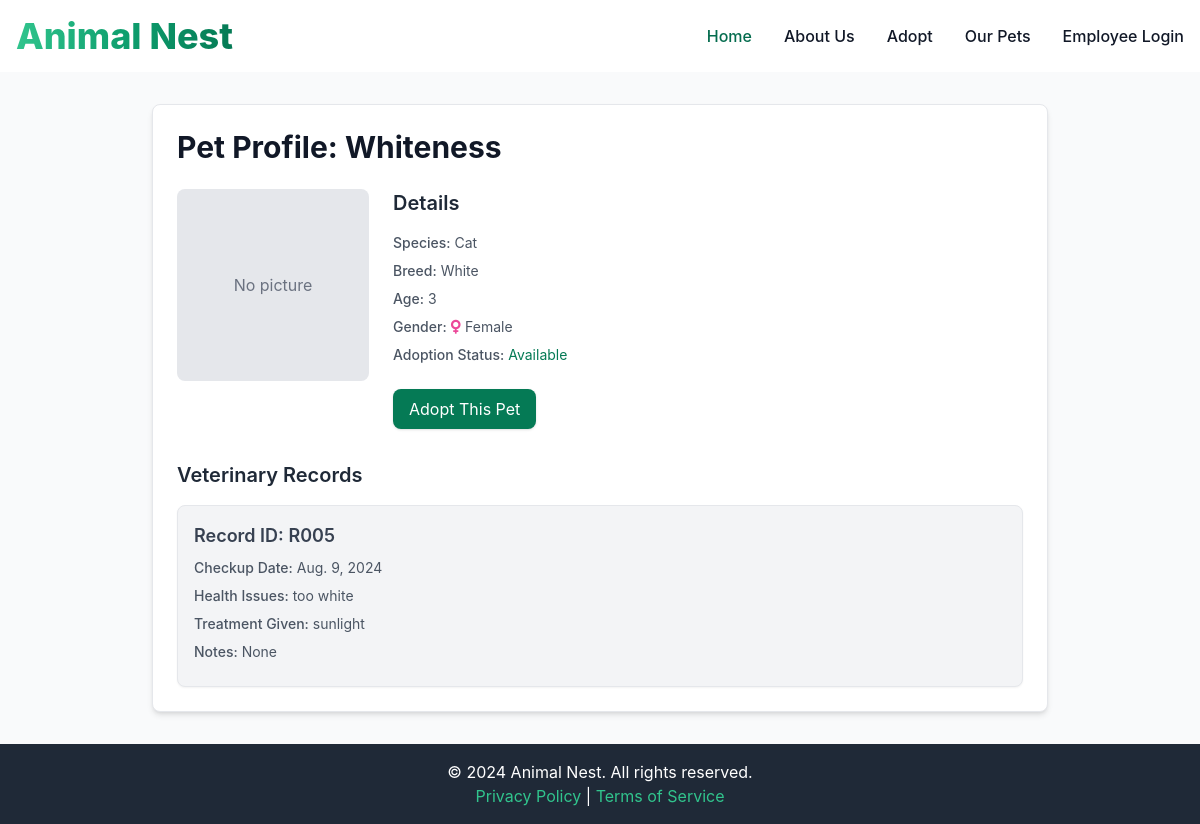
Screenshot of /pet/P005/ with the database file from the repository.
### app/models.py (models this page shows, shortened)
class Pet(models.Model):
    id = models.CharField(max_length=50, primary_key=True, editable=False)
    name = models.CharField(max_length=100)
    species = models.CharField(max_length=50)
    breed = models.CharField(max_length=50, blank=True, null=True)
    age = models.IntegerField(blank=True, null=True)
    gender = models.CharField(max_length=10, blank=True, null=True)
    date_of_arrival = models.DateField(default=timezone.now)
    adoption_status = models.CharField(max_length=20)
    picture = models.ImageField(upload_to='pets/', blank=True, null=True)

class VeterinaryRecord(models.Model):
    record_id = models.CharField(max_length=50, primary_key=True, editable=False)
    pet = models.ForeignKey(Pet, on_delete=models.CASCADE)
    checkup_date = models.DateField()
    health_issues = models.TextField(blank=True, null=True)
    treatment_given = models.TextField(blank=True, null=True)
    notes = models.TextField(blank=True, null=True)

### app/views.py (the view)
# urls.py: path('pet/<str:pet_id>/', views.pet_profile, name='pet_profile'),
def pet_profile(request, pet_id):
    pet = get_object_or_404(Pet, id=pet_id)
    return render(request, 'pet_profile.html', {'pet': pet})

### templates/pet_profile.html (shortened to what this page needs)
{% extends 'base.html' %}
{% block content %}
<div class="py-8 flex items-center justify-center min-h-screen bg-gray-50">
    <div class="w-full max-w-4xl p-4 bg-white border border-gray-200 rounded-lg shadow-md sm:p-6">
        <h1 class="text-3xl font-bold text-gray-900 mb-6">Pet Profile: {{ pet.name }}</h1>
        <div class="flex flex-col md:flex-row gap-6 mb-8">
            <div class="flex-shrink-0">
                {% if pet.picture %}
                    <img src="{{ pet.picture.url }}" alt="{{ pet.name }}" class="w-48 h-48 object-cover rounded-lg">
                {% else %}
                    <div class="w-48 h-48 bg-gray-200 rounded-lg flex items-center justify-center">
                        <span class="text-gray-500">No picture</span>
                    </div>
                {% endif %}
            </div>
            <div class="flex-grow">
                <h2 class="text-xl font-semibold text-gray-800 mb-4">Details</h2>
                <p class="text-sm text-gray-600 mb-2"><span class="font-medium">Species:</span> {{ pet.species }}</p>
                <p class="text-sm text-gray-600 mb-2"><span class="font-medium">Breed:</span> {{ pet.breed }}</p>
                <p class="text-sm text-gray-600 mb-2"><span class="font-medium">Age:</span> {{ pet.age }}</p>
                <p class="text-sm text-gray-600 mb-2"><span class="font-medium">Gender:</span>
                    {% if pet.gender == 'Male' %}
                        <i class="fas fa-mars text-blue-600"></i> Male
                    {% elif pet.gender == 'Female' %}
                        <i class="fas fa-venus" style="color: #ec4899;"></i> Female
                    {% else %}
                        {{ pet.gender }}
                    {% endif %}
                </p>
                <p class="text-sm text-gray-600 mb-2"><span class="font-medium">Adoption Status:</span>
                    {% if pet.adoption_status == 'Available' %}
                        <span class="text-green-600">{{ pet.adoption_status }}</span>
                    {% elif pet.adoption_status == 'Pending Adoption' %}
                        <span class="text-yellow-600">{{ pet.adoption_status }}</span>
                    {% elif pet.adoption_status == 'Adopted' %}
                        <span class="text-gray-600">{{ pet.adoption_status }}</span>
                    {% elif pet.adoption_status == 'Under Medical Care' %}
                        <span class="text-red-600">{{ pet.adoption_status }}</span>
                    {% else %}
                        {{ pet.adoption_status }}
                    {% endif %}
                </p>
                {% if pet.adoption_status == 'Available' %}
                    <button id="adoptPetBtn" class="mt-4 bg-green-600 text-white py-2 px-4 rounded-lg shadow hover:bg-green-700 focus:outline-none focus:ring-4 focus:ring-green-300">
                        Adopt This Pet
                    </button>
                {% endif %}
            </div>
        </div>
        <h2 class="text-xl font-semibold text-gray-800 mb-4">Veterinary Records</h2>
        {% if pet.veterinaryrecord_set.all %}
            <ul class="space-y-4">
                {% for record in pet.veterinaryrecord_set.all %}
                <li class="bg-gray-100 border border-gray-200 rounded-lg p-4 shadow-sm">
                    <h3 class="text-lg font-semibold text-gray-700 mb-2">Record ID: {{ record.record_id }}</h3>
                    <p class="text-sm text-gray-600 mb-2"><span class="font-medium">Checkup Date:</span> {{ record.checkup_date }}</p>
                    <p class="text-sm text-gray-600 mb-2"><span class="font-medium">Health Issues:</span> {{ record.health_issues|default:"None" }}</p>
                    <p class="text-sm text-gray-600 mb-2"><span class="font-medium">Treatment Given:</span> {{ record.treatment_given|default:"None" }}</p>
                    <p class="text-sm text-gray-600 mb-2"><span class="font-medium">Notes:</span> {{ record.notes|default:"None" }}</p>
                </li>
                {% endfor %}
            </ul>
        {% else %}
            <p class="text-gray-600">No veterinary records available for this pet.</p>
        {% endif %}
    </div>
</div>
{% endblock %}

### rows the page displays
Pet: name "Whiteness", species "Cat", breed "White", age "3", adoption_status "Available"
VeterinaryRecord: record_id "R005", checkup_date "Aug. 9, 2024", health_issues "too white", treatment_given "sunlight", notes "None"
